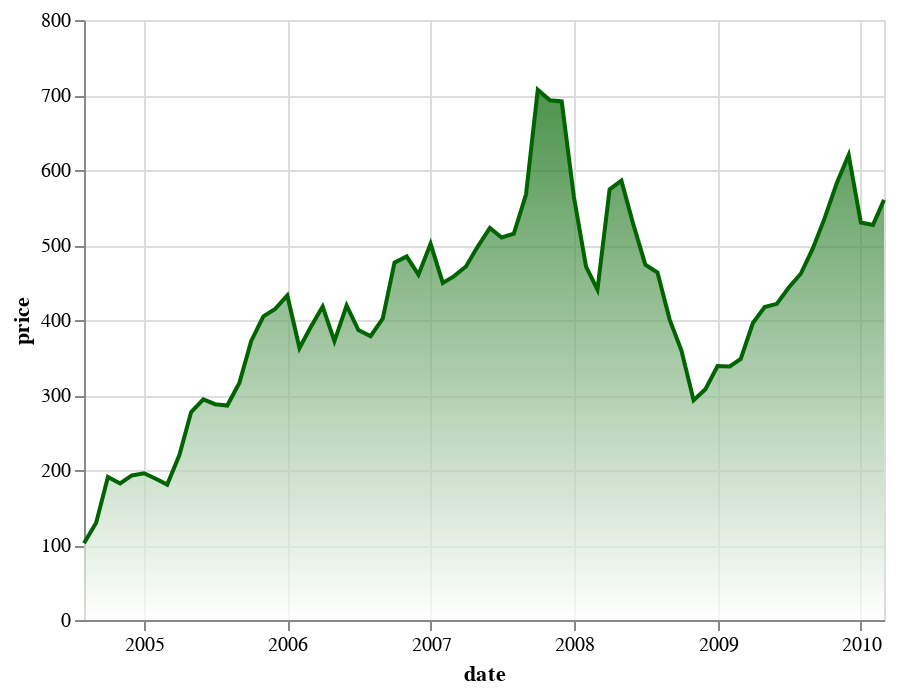

The notebook cell saved with this chart:
### Code cell
#Area Chart with Gradient
import altair as alt
from vega_datasets import data

source = data.stocks()

alt.Chart(source).transform_filter(
    'datum.symbol==="GOOG"'
).mark_area(
    line={'color':'darkgreen'},
    color=alt.Gradient(
        gradient='linear',
        stops=[alt.GradientStop(color='white', offset=0),
               alt.GradientStop(color='darkgreen', offset=1)],
        x1=1,
        x2=1,
        y1=1,
        y2=0
    )
).encode(
    alt.X('date:T'),
    alt.Y('price:Q')
)

### Figure 1 — Vega-Lite specification as saved in the notebook (floating-point values rounded to 4 significant figures; data arrays with more than 128 entries replaced by an {"elided": "..."} marker saying what was removed)
{"config": {"view": {"continuousWidth": 400, "continuousHeight": 300}}, "data": {"name": "data-96e857a61c6b623bafe23440d582a500"}, "mark": {"type": "area", "color": {"gradient": "linear", "stops": [{"color": "white", "offset": 0}, {"color": "darkgreen", "offset": 1}], "x1": 1, "x2": 1, "y1": 1, "y2": 0}, "line": {"color": "darkgreen"}}, "encoding": {"x": {"field": "date", "type": "temporal"}, "y": {"field": "price", "type": "quantitative"}}, "transform": [{"filter": "datum.symbol===\"GOOG\""}], "$schema": "https://vega.github.io/schema/vega-lite/v4.17.0.json", "datasets": {"data-96e857a61c6b623bafe23440d582a500": {"elided": "560 records"}}}
